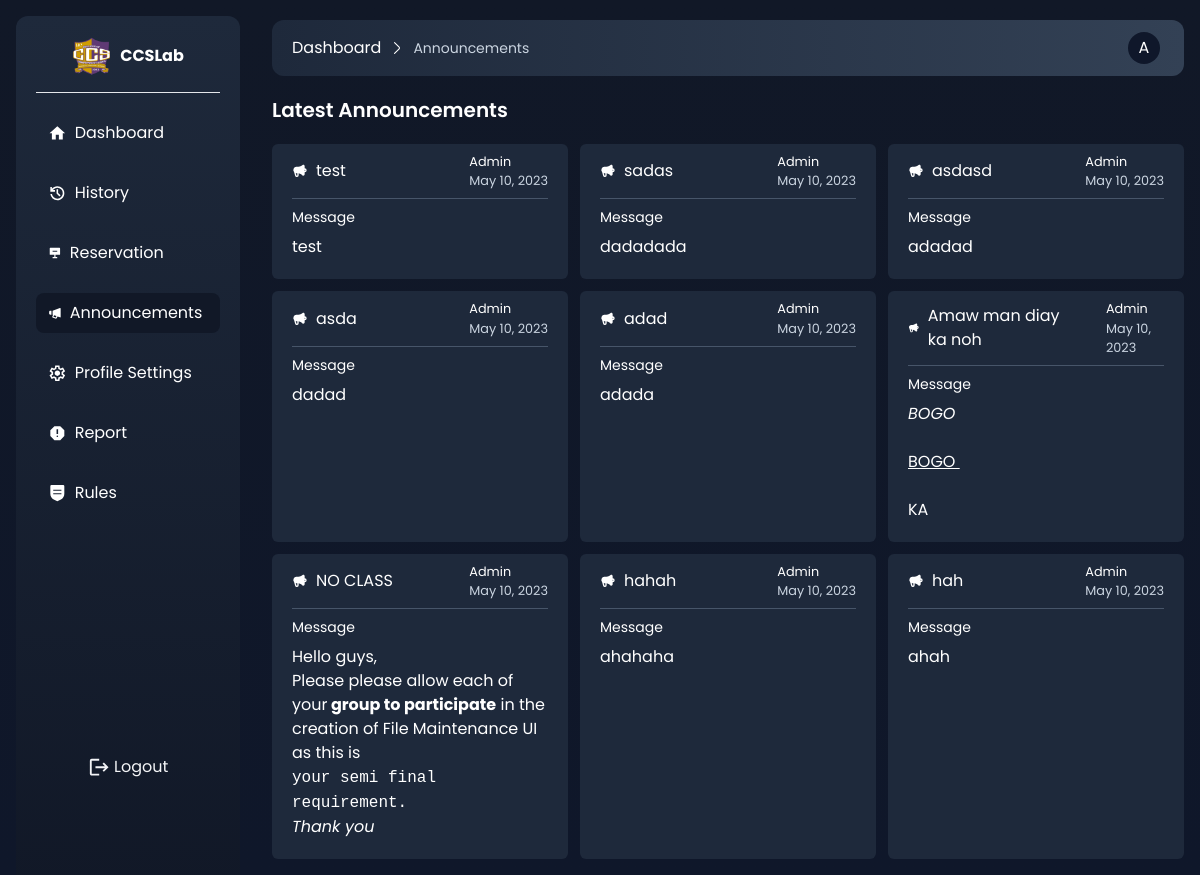
Screenshot of /announcement.php (signed in) with the database file from the repository.
### tables this page shows
CREATE TABLE `announcement` (
  `id` int(11) NOT NULL,
  `title` varchar(254) NOT NULL,
  `content` varchar(254) NOT NULL,
  `status` int(11) NOT NULL,
  `visibility` varchar(254) NOT NULL,
  `date_created` datetime NOT NULL DEFAULT current_timestamp(),
  `date_updated` datetime DEFAULT NULL
);

### views/announcement.view.php (the view, shortened to what this page needs)
<h1 class="mt-5 text-xl font-semibold text-white">Latest Announcements</h1>
<div class="grid lg:grid-cols-3 mt-5 gap-3">
        <?php foreach($announcements as $ann) :?>
        <div class="bg-slate-800 p-5 pt-2 w-full  rounded-md text-white">
            <div class="flex justify-between gap-10 items-center">
                <div class="flex items-center gap-2">
                    <h1><?php echo $ann['title'];?></h1>
                </div>
                <div class="flex flex-col">
                    <small>Admin</small>
                    <small class="text-slate-300">May 10, 2023</small>
                </div>
            </div>
            <div class="border-t border-slate-600 mt-2">
                <h1 class="text-sm mt-2 ">Message</h1>
                <p class="text-xs mt-2 text-slate-300"><?php echo $ann['content'];?></p>
            </div>
       </div>
            <?php endforeach;?>
</div>

### assets/chosen.css (style rules this page uses)
* { margin: 0; padding: 0; box-sizing: border-box; font-family: "Poppins", sans-serif; }

### rows the page displays
announcement: title "test", content "test"
announcement: title "sadas", content "dadadada"
announcement: title "asdasd", content "adadad"
announcement: title "asda", content "dadad"
announcement: title "adad", content "adada"
announcement: title "Amaw man diay ka noh", content "BOGO BOGO KA"
announcement: title "NO CLASS", content "Hello guys, Please please allow each of your group to participate in the creation of File Maintenance UI as this is your semi final requirement. Thank you"
announcement: title "hahah", content "ahahaha"
announcement: title "hah", content "ahah"

### other values shown
$page_title "Announcements"
$_SESSION['first_name'][0] "A"
